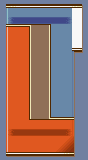

A 2D game scene composited from a Tiled map and its tileset images. What follows is a short description and the map's XML, with every tile layer's data as written:
An orthogonal 11x20 tile map with 8x8 px tiles, 1 tile layer (Tile Layer 1).

<map version="1.4" tiledversion="2020.12.18" orientation="orthogonal" renderorder="right-down" width="11" height="20" tilewidth="8" tileheight="8" infinite="0" nextlayerid="2" nextobjectid="1">
 <tileset firstgid="1" name="menuTiles" tilewidth="8" tileheight="8" tilecount="512" columns="32">
  <image source="../menuTiles.png" trans="ff0000" width="256" height="128" />
 </tileset>
 <layer id="1" name="Tile Layer 1" width="11" height="20">
  <data encoding="csv">
98,99,4,4,4,4,4,4,4,5,6,
7,10,10,10,10,10,10,10,10,15,144,
7,44,45,45,45,45,45,45,46,15,144,
217,218,218,219,92,92,93,10,10,15,144,
135,138,138,222,95,95,96,10,10,15,144,
135,138,138,222,95,95,96,10,10,15,144,
135,138,138,222,95,95,96,10,10,109,34,
135,138,138,222,95,95,96,10,10,11,1,
135,138,138,222,95,95,96,10,10,11,1,
135,138,138,222,95,95,96,10,10,11,1,
135,138,138,222,95,95,96,10,10,11,1,
135,138,138,222,95,95,96,10,10,11,1,
135,138,138,222,95,95,96,10,10,11,1,
135,138,138,222,95,95,96,10,10,11,1,
135,138,138,255,1073741916,1073741916,3221225563,1073741914,1073741914,97,1,
135,138,138,138,138,138,138,138,138,139,1,
135,172,173,173,173,173,173,173,174,139,1,
135,138,138,138,138,138,138,138,181,182,1,
135,138,138,138,138,138,138,181,183,184,1,
155,157,157,157,157,157,157,157,161,162,1
</data>
 </layer>
</map>
